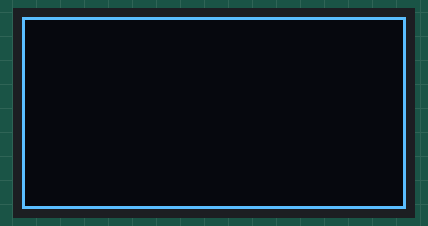
Recording of a sketch running on a simulated Arduino Uno, built with avr-gcc and run on an emulated ATmega328P. On the bench: 128×64 one-colour display.

Above: at 0.1 s.

The sketch:

OLED_rect.ino
```cpp
#include <Wire.h>
#include <Adafruit_SSD1306.h>
#include <Adafruit_GFX.h>
int i,j;
#define OLED_ADDR   0x3C    // OLED display TWI address

Adafruit_SSD1306 display(-1);

void setup() {
  display.begin(SSD1306_SWITCHCAPVCC, OLED_ADDR);        // initialize and clear display
  display.clearDisplay();
  display.display();

  for(i=0;i<64;i++){      //make rectangle with single pixels
    display.drawPixel(0, i, WHITE);
    display.drawPixel(127, i, WHITE);
  }
  for(j=0;j<128;j++){
    display.drawPixel(j, 0, WHITE);
    display.drawPixel(j, 63, WHITE);
  }
  display.display();
}

void loop() {

}
```
